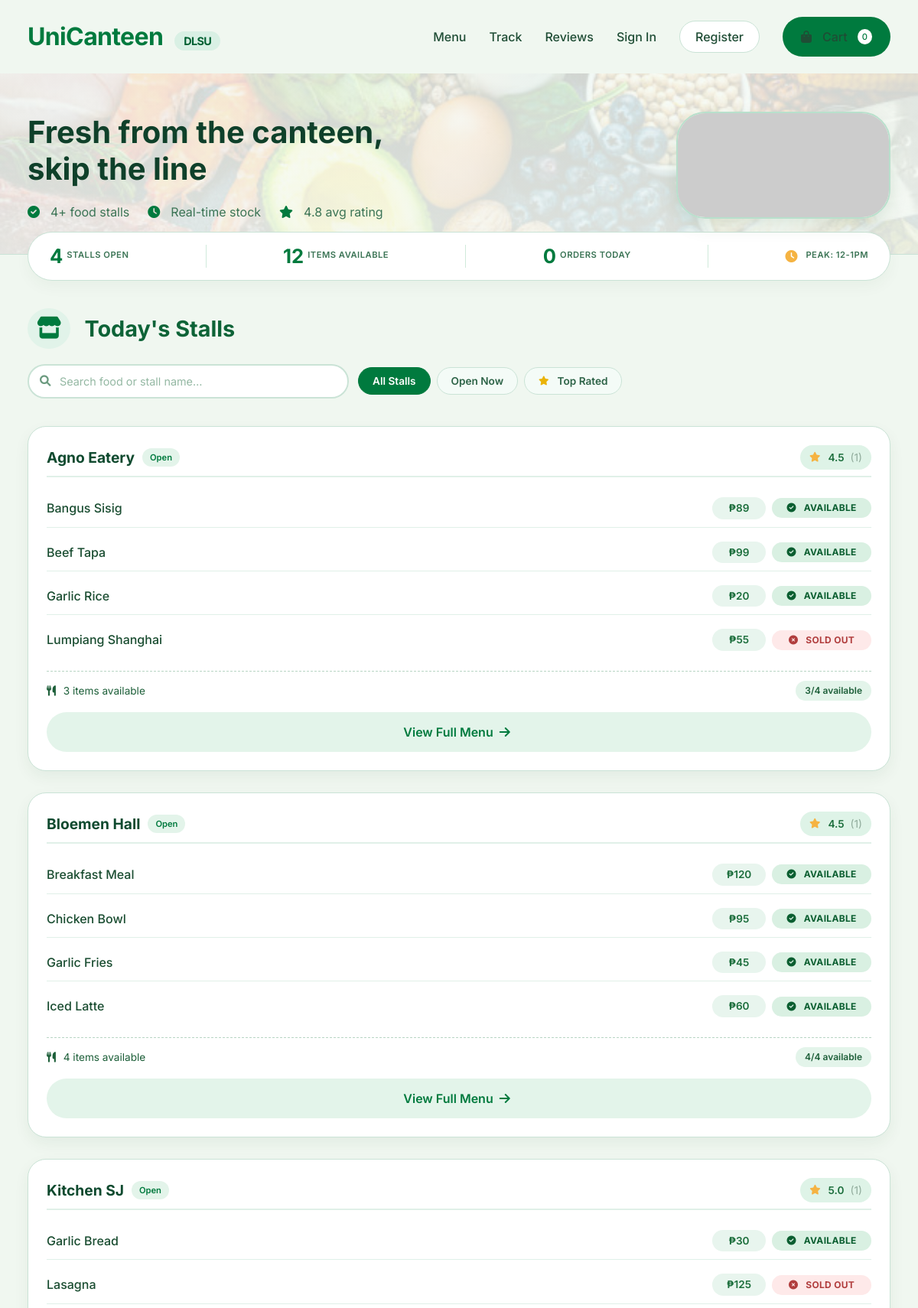
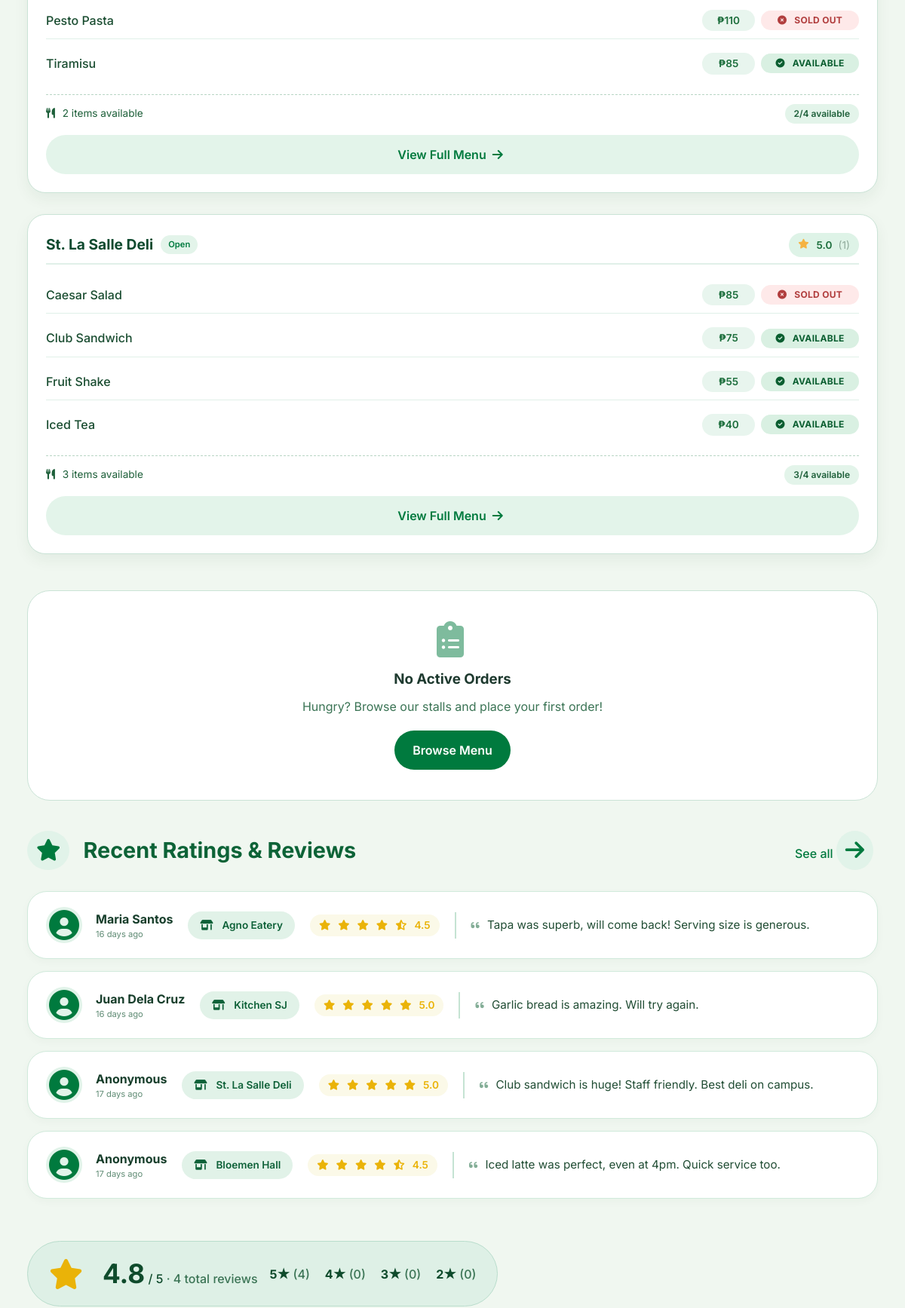
Screenshot of /frontend/customer.php (upper part) with the database file from the repository (2 pictures, top to bottom).
### tables this page shows
CREATE TABLE Restaurants (
    ID INT PRIMARY KEY AUTO_INCREMENT,
    name VARCHAR(60) NOT NULL,
    address VARCHAR(100),
    description TEXT,
    logo_url VARCHAR(255),
    owner_ID INT,
    is_open BOOLEAN DEFAULT TRUE,
    created_at TIMESTAMP DEFAULT CURRENT_TIMESTAMP,
    FOREIGN KEY (owner_ID) REFERENCES Users(ID)
);

CREATE TABLE Items (
    ID INT PRIMARY KEY AUTO_INCREMENT,
    name VARCHAR(60) NOT NULL,
    description TEXT,
    price DECIMAL(10, 2) NOT NULL,
    image_url VARCHAR(255),
    isAvailable BOOLEAN DEFAULT TRUE,
    restaurant_ID INT,
    created_at TIMESTAMP DEFAULT CURRENT_TIMESTAMP,
    FOREIGN KEY (restaurant_ID) REFERENCES Restaurants(ID) ON DELETE CASCADE
);

CREATE TABLE Ratings (
    ID INT PRIMARY KEY AUTO_INCREMENT,
    restaurant_ID INT,
    order_ID INT UNIQUE,
    rating DECIMAL(3, 2) CHECK (rating BETWEEN 1.0 AND 5.0),
    review TEXT,
    timestamp TIMESTAMP DEFAULT CURRENT_TIMESTAMP,
    FOREIGN KEY (restaurant_ID) REFERENCES Restaurants(ID) ON DELETE CASCADE,
    FOREIGN KEY (order_ID) REFERENCES Orders(ID) ON DELETE CASCADE
);

CREATE TABLE Users (
    ID INT PRIMARY KEY AUTO_INCREMENT,
    email VARCHAR(60) UNIQUE NOT NULL,
    password VARCHAR(255) NOT NULL,
    full_name VARCHAR(100) NOT NULL,
    role ENUM('U', 'V', 'A') NOT NULL,
    created_at TIMESTAMP DEFAULT CURRENT_TIMESTAMP,
    is_active BOOLEAN DEFAULT TRUE,
    is_banned BOOLEAN DEFAULT FALSE,
    last_login TIMESTAMP NULL,
    login_attempts INT DEFAULT 0,
    locked_until TIMESTAMP NULL
);

### frontend/customer.php (the view, shortened to what the rows shown need)
<?php
require_once __DIR__ . '/../config/config.php';
$db = Database::getInstance()->getConnection();
$restaurantsQuery = "SELECT
    r.*,
    COALESCE(AVG(rt.rating), 0) as avg_rating,
    COUNT(DISTINCT rt.ID) as rating_count,
    (SELECT COUNT(*) FROM Items WHERE restaurant_ID = r.ID AND isAvailable = TRUE) as available_items_count,
    (SELECT COUNT(*) FROM Items WHERE restaurant_ID = r.ID) as total_items_count
    FROM Restaurants r
    LEFT JOIN Ratings rt ON r.ID = rt.restaurant_ID
    WHERE r.is_open = TRUE
    GROUP BY r.ID
    ORDER BY r.name";
$restaurantsResult = $db->query($restaurantsQuery);
$reviewsQuery = "SELECT
    rt.*,
    r.name as restaurant_name,
    u.full_name as reviewer_name
    FROM Ratings rt
    JOIN Restaurants r ON rt.restaurant_ID = r.ID
    LEFT JOIN Orders o ON rt.order_ID = o.ID
    LEFT JOIN Users u ON o.customer_ID = u.ID
    ORDER BY rt.timestamp DESC
    LIMIT 4";
$reviewsResult = $db->query($reviewsQuery);
?>
<!DOCTYPE html>
<html lang="en">
<head>
    <link rel="stylesheet" href="https://cdnjs.cloudflare.com/ajax/libs/font-awesome/6.0.0-beta3/css/all.min.css">
    <link rel="stylesheet" href="<?php echo url('assets/styles.css'); ?>">
</head>
<body>
    <div class="main-content">
        <section id="customer" class="page-section">
            <div class="hero-customer">
                <div class="wrapper">
                    <div
                        style="display: flex; justify-content: space-between; align-items: center; flex-wrap: wrap; gap: 20px;">
                        <div>
                            <h1>Fresh from the canteen,<br>skip the line</h1>
                        </div>
                    </div>
                </div>
            </div>
            <div class="wrapper">
                <div class="section-header" id="menu">
                    <h2>Today's Stalls</h2>
                </div>
                <div class="stall-grid" id="stallGrid">
                    <?php
                    $restaurantsResult->data_seek(0);
                    while ($restaurant = $restaurantsResult->fetch_assoc()):
                        $itemsQuery = "SELECT * FROM Items WHERE restaurant_ID = ? ORDER BY name LIMIT 4";
                        $stmt = $db->prepare($itemsQuery);
                        $stmt->bind_param("i", $restaurant['ID']);
                        $stmt->execute();
                        $itemsResult = $stmt->get_result();
                        $itemNames = [];
                        $itemsForAttr = $itemsResult->fetch_all(MYSQLI_ASSOC);
                        foreach ($itemsForAttr as $i) {
                            $itemNames[] = $i['name'];
                        }
                        ?>
                        <div class="stall-card"
                            data-stall-name="<?php echo htmlspecialchars(strtolower($restaurant['name'])); ?>"
                            data-items="<?php echo htmlspecialchars(strtolower(implode(' ', $itemNames))); ?>"
                            data-open="<?php echo $restaurant['is_open'] ? '1' : '0'; ?>"
                            data-rating="<?php echo $restaurant['avg_rating']; ?>">
                            <div class="stall-header">
                                <div style="display: flex; align-items: center; gap: 10px;">
                                    <span class="stall-name"><?php echo htmlspecialchars($restaurant['name']); ?></span>
                                    <span
                                        style="background: <?php echo $restaurant['is_open'] ? '#e3f4ea' : '#fee9e9'; ?>; padding: 4px 10px; border-radius: 40px; font-size: 0.7rem; font-weight: 600; color: <?php echo $restaurant['is_open'] ? '#007a3e' : '#b13e3e'; ?>;">
                                        <?php echo $restaurant['is_open'] ? 'Open' : 'Closed'; ?>
                                    </span>
                                </div>
                                <span class="rating">
                                    <i class="fas fa-star"></i> <?php echo number_format($restaurant['avg_rating'], 1); ?>
                                    <span
                                        style="color: #8faa9a; font-weight: 400; margin-left: 4px;">(<?php echo $restaurant['rating_count']; ?>)</span>
                                </span>
                            </div>
                            <div class="menu-grid">
                                <?php
                                foreach ($itemsForAttr as $item):
                                    $isAvailable = ($item['isAvailable'] == 1 || $item['isAvailable'] === '1' || $item['isAvailable'] === true);
                                    ?>
                                    <div class="menu-row" title="<?php echo htmlspecialchars($item['description'] ?? ''); ?>">
                                        <span class="item-name"><?php echo htmlspecialchars($item['name']); ?></span>
                                        <span class="price-tag">₱<?php echo number_format($item['price'], 0); ?></span>
                                        <?php if ($isAvailable): ?>
                                            <span class="avail-tag"><i class="fas fa-check-circle"></i> Available</span>
                                        <?php else: ?>
                                            <span class="avail-tag not-available"><i class="fas fa-times-circle"></i> Sold
                                                Out</span>
                                        <?php endif; ?>
                                    </div>
                                <?php endforeach; ?>
                            </div>
                            <div class="availability-summary">
                                <span><i class="fas fa-utensils"></i> <?php echo $restaurant['available_items_count']; ?>
                                    items available</span>
                                <span
                                    class="available-count"><?php echo $restaurant['available_items_count']; ?>/<?php echo $restaurant['total_items_count']; ?>
                                    available</span>
                            </div>
                            <a href="index.php?page=restaurant&id=<?php echo $restaurant['ID']; ?>" class="btn-secondary"
                                style="width: 100%; margin-top: 15px; text-decoration: none;">
                                View Full Menu <i class="fas fa-arrow-right"></i>
                            </a>
                        </div>
                    <?php endwhile; ?>
                </div>
                <div class="section-header" id="reviews">
                    <h2>Recent Ratings & Reviews</h2>
                </div>
                <div class="reviews-grid">
                    <?php
                    $reviewsResult->data_seek(0);
                    if ($reviewsResult->num_rows > 0):
                        while ($review = $reviewsResult->fetch_assoc()):
                            ?>
                            <div class="review-card">
                                <div class="reviewer-avatar">
                                    <i class="fas fa-user-circle" style="font-size: 2.5rem; color: #007a3e;"></i>
                                    <div>
                                        <span
                                            class="name"><?php echo htmlspecialchars($review['reviewer_name'] ?? 'Anonymous'); ?></span>
                                        <div style="font-size: 0.7rem; color: #5f8b74;">
                                            <?php echo getTimeAgo($review['timestamp']); ?>
                                        </div>
                                    </div>
                                </div>
                                <div class="stall-badge">
                                    <i class="fas fa-store-alt"></i> <?php echo htmlspecialchars($review['restaurant_name']); ?>
                                </div>
                                <div class="stars-container">
                                    <?php
                                    $rating = $review['rating'];
                                    for ($i = 1; $i <= 5; $i++):
                                        if ($i <= floor($rating)):
                                            ?>
                                            <i class="fas fa-star"></i>
                                        <?php elseif ($i - 0.5 <= $rating): ?>
                                            <i class="fas fa-star-half-alt"></i>
                                        <?php else: ?>
                                            <i class="far fa-star"></i>
                                        <?php endif; endfor; ?>
                                    <?php echo number_format($rating, 1); ?>
                                </div>
                                <div class="review-text">
                                    <i class="fas fa-quote-left"></i>
                                    <?php echo htmlspecialchars($review['review']); ?>
                                </div>
                            </div>
                            <?php
                        endwhile;
                    endif; ?>
                </div>
            </div>
        </section>
    </div>
</body>
</html>

### rows the page displays
restaurants: name "Agno Eatery", is_open "Open", avg_rating "4.5", rating_count "1", available_items_count "3", total_items_count "4"
items: name "Bangus Sisig", price "89", isAvailable 1 (drawn)
items: name "Beef Tapa", price "99", isAvailable 1 (drawn)
items: name "Garlic Rice", price "20", isAvailable 1 (drawn)
items: name "Lumpiang Shanghai", price "55", isAvailable 0 (drawn)
restaurants: name "Bloemen Hall", is_open "Open", avg_rating "4.5", rating_count "1", available_items_count "4", total_items_count "4"
items: name "Breakfast Meal", price "120", isAvailable 1 (drawn)
items: name "Chicken Bowl", price "95", isAvailable 1 (drawn)
items: name "Garlic Fries", price "45", isAvailable 1 (drawn)
items: name "Iced Latte", price "60", isAvailable 1 (drawn)
restaurants: name "Kitchen SJ", is_open "Open", avg_rating "5.0", rating_count "1", available_items_count "2", total_items_count "4"
items: name "Garlic Bread", price "30", isAvailable 1 (drawn)
items: name "Lasagna", price "125", isAvailable 0 (drawn)
items: name "Pesto Pasta", price "110", isAvailable 0 (drawn)
items: name "Tiramisu", price "85", isAvailable 1 (drawn)
restaurants: name "St. La Salle Deli", is_open "Open", avg_rating "5.0", rating_count "1", available_items_count "3", total_items_count "4"
items: name "Caesar Salad", price "85", isAvailable 0 (drawn)
items: name "Club Sandwich", price "75", isAvailable 1 (drawn)
items: name "Fruit Shake", price "55", isAvailable 1 (drawn)
items: name "Iced Tea", price "40", isAvailable 1 (drawn)
ratings: users.full_name "Maria Santos", timestamp "16 days ago", restaurant_ID.name "Agno Eatery", rating "4.5", review "Tapa was superb, will come back! Serving size is generous."
ratings: users.full_name "Juan Dela Cruz", timestamp "16 days ago", restaurant_ID.name "Kitchen SJ", rating "5.0", review "Garlic bread is amazing. Will try again."
ratings: reviewer_name "Anonymous", timestamp "17 days ago", restaurant_ID.name "St. La Salle Deli", rating "5.0", review "Club sandwich is huge! Staff friendly. Best deli on campus."
ratings: reviewer_name "Anonymous", timestamp "17 days ago", restaurant_ID.name "Bloemen Hall", rating "4.5", review "Iced latte was perfect, even at 4pm. Quick service too."

### other values shown
$cart_items_count "0"
$stats['open_stalls'] "4"
$ratingStats['avg_rating'] "4.8"
$stats['available_items'] "12"
$stats['today_orders'] "0"
$ratingStats['total_reviews'] "4"
$ratingStats['five_star'] "4"
$ratingStats['four_star'] "0"
$ratingStats['three_star'] "0"
$ratingStats['two_star'] "0"
